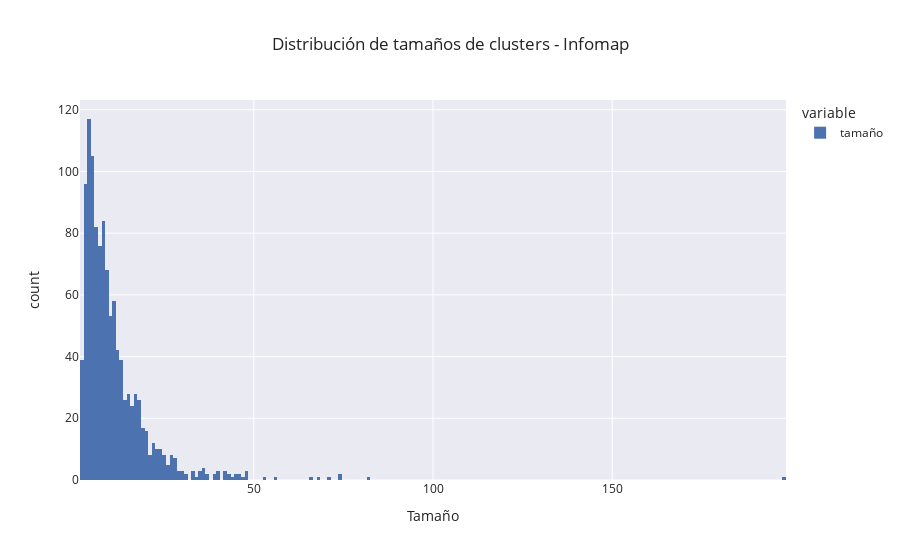
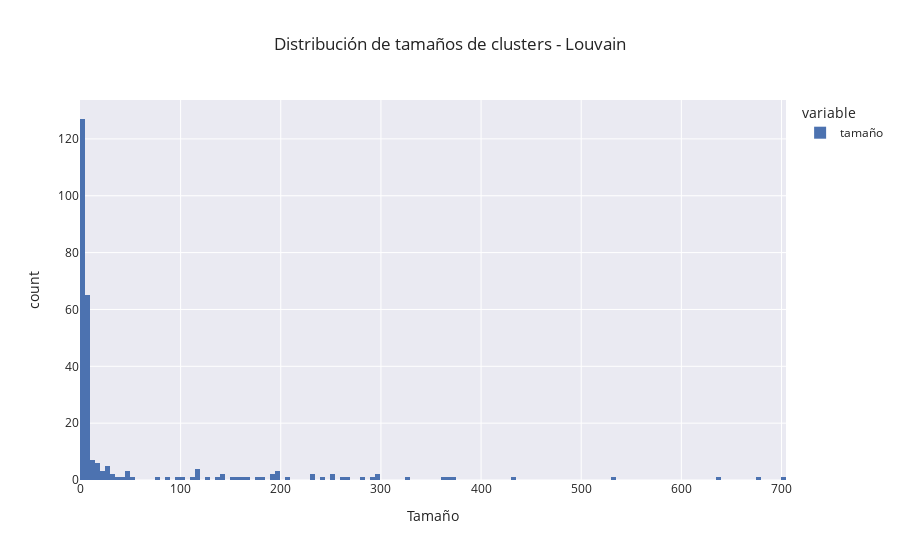

The notebook cell these images were saved under, in order:
### Markdown cell above
Versión plotly

### Code cell
fig_dist_infomap = px.histogram(tamaños_infomap, title="Distribución de tamaños de clusters - Infomap",nbins=200).update_layout(xaxis_title="Tamaño")
fig_dist_infomap.show()

fig_dist_louvain = px.histogram(tamaños_louvain, title="Distribución de tamaños de clusters - Louvain", nbins=200).update_layout(xaxis_title="Tamaño")
fig_dist_louvain.show()

stats = {"Infomap":{"Num_clusters":len(tamaños_infomap),"Modularidad":round(comunidades_dd["Infomap"]["modularidad"],2)}, "Louvain":{"Num_clusters":len(tamaños_louvain),"Modularidad":round(comunidades_dd["Louvain"]["modularidad"],2)}}

display(pd.DataFrame(stats))

### Figure 1 — Plotly figure (JSON) as saved in the notebook; plotly's stock layout.template omitted (floating-point values rounded to 4 significant figures; data arrays with more than 128 entries replaced by an {"elided": "..."} marker saying what was removed)
{"data": [{"alignmentgroup": "True", "bingroup": "x", "hovertemplate": "variable=tamaño<br>value=%{x}<br>count=%{y}<extra></extra>", "legendgroup": "tamaño", "marker": {"color": "rgb(76,114,176)", "pattern": {"shape": ""}}, "name": "tamaño", "nbinsx": 200, "offsetgroup": "tamaño", "orientation": "v", "showlegend": true, "type": "histogram", "x": {"elided": "1141 int values"}, "xaxis": "x", "yaxis": "y"}], "layout": {"barmode": "relative", "legend": {"title": {"text": "variable"}, "tracegroupgap": 0}, "title": {"text": "Distribución de tamaños de clusters - Infomap"}, "xaxis": {"anchor": "y", "domain": [0, 1], "title": {"text": "Tamaño"}}, "yaxis": {"anchor": "x", "domain": [0, 1], "title": {"text": "count"}}}}

### Figure 2 — Plotly figure (JSON) as saved in the notebook; plotly's stock layout.template omitted (floating-point values rounded to 4 significant figures; data arrays with more than 128 entries replaced by an {"elided": "..."} marker saying what was removed)
{"data": [{"alignmentgroup": "True", "bingroup": "x", "hovertemplate": "variable=tamaño<br>value=%{x}<br>count=%{y}<extra></extra>", "legendgroup": "tamaño", "marker": {"color": "rgb(76,114,176)", "pattern": {"shape": ""}}, "name": "tamaño", "nbinsx": 200, "offsetgroup": "tamaño", "orientation": "v", "showlegend": true, "type": "histogram", "x": {"elided": "266 int values"}, "xaxis": "x", "yaxis": "y"}], "layout": {"barmode": "relative", "legend": {"title": {"text": "variable"}, "tracegroupgap": 0}, "title": {"text": "Distribución de tamaños de clusters - Louvain"}, "xaxis": {"anchor": "y", "domain": [0, 1], "title": {"text": "Tamaño"}}, "yaxis": {"anchor": "x", "domain": [0, 1], "title": {"text": "count"}}}}
